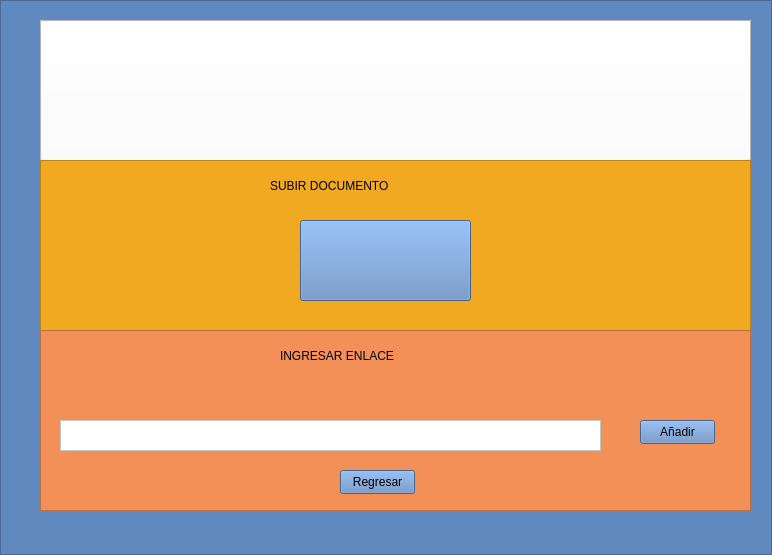
<?xml version="1.0" encoding="UTF-8"?>
<ui version="4.0">
 <class>Form</class>
 <widget class="QWidget" name="Form">
  <property name="geometry">
   <rect>
    <x>0</x>
    <y>0</y>
    <width>772</width>
    <height>555</height>
   </rect>
  </property>
  <property name="windowTitle">
   <string>Form</string>
  </property>
  <layout class="QHBoxLayout" name="horizontalLayout">
   <property name="spacing">
    <number>0</number>
   </property>
   <property name="leftMargin">
    <number>0</number>
   </property>
   <property name="topMargin">
    <number>0</number>
   </property>
   <property name="rightMargin">
    <number>0</number>
   </property>
   <property name="bottomMargin">
    <number>0</number>
   </property>
   <item>
    <widget class="QFrame" name="frame">
     <property name="styleSheet">
      <string notr="true">background-color: rgb(96, 137, 191);</string>
     </property>
     <property name="frameShape">
      <enum>QFrame::StyledPanel</enum>
     </property>
     <property name="frameShadow">
      <enum>QFrame::Raised</enum>
     </property>
     <widget class="QFrame" name="frame_2">
      <property name="geometry">
       <rect>
        <x>40</x>
        <y>20</y>
        <width>711</width>
        <height>491</height>
       </rect>
      </property>
      <property name="styleSheet">
       <string notr="true">background-color: rgb(255, 255, 255);</string>
      </property>
      <property name="frameShape">
       <enum>QFrame::StyledPanel</enum>
      </property>
      <property name="frameShadow">
       <enum>QFrame::Raised</enum>
      </property>
      <widget class="QPushButton" name="pushButton">
       <property name="geometry">
        <rect>
         <x>0</x>
         <y>0</y>
         <width>711</width>
         <height>141</height>
        </rect>
       </property>
       <property name="text">
        <string/>
       </property>
       <property name="icon">
        <iconset>
         <normaloff>img/Logo.png</normaloff>img/Logo.png</iconset>
       </property>
       <property name="iconSize">
        <size>
         <width>5000</width>
         <height>200</height>
        </size>
       </property>
      </widget>
      <widget class="QFrame" name="frame_3">
       <property name="geometry">
        <rect>
         <x>0</x>
         <y>140</y>
         <width>711</width>
         <height>171</height>
        </rect>
       </property>
       <property name="styleSheet">
        <string notr="true">background-color: rgb(242, 169, 34);</string>
       </property>
       <property name="frameShape">
        <enum>QFrame::StyledPanel</enum>
       </property>
       <property name="frameShadow">
        <enum>QFrame::Raised</enum>
       </property>
       <widget class="QLabel" name="label">
        <property name="geometry">
         <rect>
          <x>230</x>
          <y>10</y>
          <width>231</width>
          <height>31</height>
         </rect>
        </property>
        <property name="styleSheet">
         <string notr="true">color: rgb(0, 0, 0);
font: 700 18pt &quot;Segoe UI&quot;;</string>
        </property>
        <property name="text">
         <string>SUBIR DOCUMENTO</string>
        </property>
       </widget>
       <widget class="QPushButton" name="botonSubirDoc">
        <property name="geometry">
         <rect>
          <x>260</x>
          <y>60</y>
          <width>171</width>
          <height>81</height>
         </rect>
        </property>
        <property name="styleSheet">
         <string notr="true">background-color: rgb(96, 137, 191);</string>
        </property>
        <property name="text">
         <string/>
        </property>
        <property name="icon">
         <iconset>
          <normaloff>img/doc.png</normaloff>img/doc.png</iconset>
        </property>
        <property name="iconSize">
         <size>
          <width>100</width>
          <height>50</height>
         </size>
        </property>
       </widget>
      </widget>
      <widget class="QFrame" name="m">
       <property name="geometry">
        <rect>
         <x>0</x>
         <y>310</y>
         <width>711</width>
         <height>181</height>
        </rect>
       </property>
       <property name="styleSheet">
        <string notr="true">background-color: rgb(242, 144, 87);</string>
       </property>
       <property name="frameShape">
        <enum>QFrame::StyledPanel</enum>
       </property>
       <property name="frameShadow">
        <enum>QFrame::Raised</enum>
       </property>
       <widget class="QLabel" name="label_2">
        <property name="geometry">
         <rect>
          <x>240</x>
          <y>10</y>
          <width>221</width>
          <height>31</height>
         </rect>
        </property>
        <property name="styleSheet">
         <string notr="true">font: 700 18pt &quot;Segoe UI&quot;;</string>
        </property>
        <property name="text">
         <string>INGRESAR ENLACE</string>
        </property>
       </widget>
       <widget class="QTextEdit" name="ingresarEnlace">
        <property name="geometry">
         <rect>
          <x>20</x>
          <y>90</y>
          <width>541</width>
          <height>31</height>
         </rect>
        </property>
        <property name="styleSheet">
         <string notr="true">background-color: rgb(255, 255, 255);
color: rgb(0, 0, 0);</string>
        </property>
       </widget>
       <widget class="QPushButton" name="botonRegresarPes">
        <property name="geometry">
         <rect>
          <x>300</x>
          <y>140</y>
          <width>75</width>
          <height>24</height>
         </rect>
        </property>
        <property name="styleSheet">
         <string notr="true">font: 700 9pt &quot;Segoe UI&quot;;
background-color: rgb(96, 137, 191);</string>
        </property>
        <property name="text">
         <string>Regresar</string>
        </property>
       </widget>
       <widget class="QPushButton" name="botonGuardarEnlace">
        <property name="geometry">
         <rect>
          <x>600</x>
          <y>90</y>
          <width>75</width>
          <height>24</height>
         </rect>
        </property>
        <property name="styleSheet">
         <string notr="true">font: 700 9pt &quot;Segoe UI&quot;;
background-color: rgb(96, 137, 191);</string>
        </property>
        <property name="text">
         <string>Añadir</string>
        </property>
       </widget>
      </widget>
     </widget>
    </widget>
   </item>
  </layout>
 </widget>
 <resources/>
 <connections/>
</ui>
